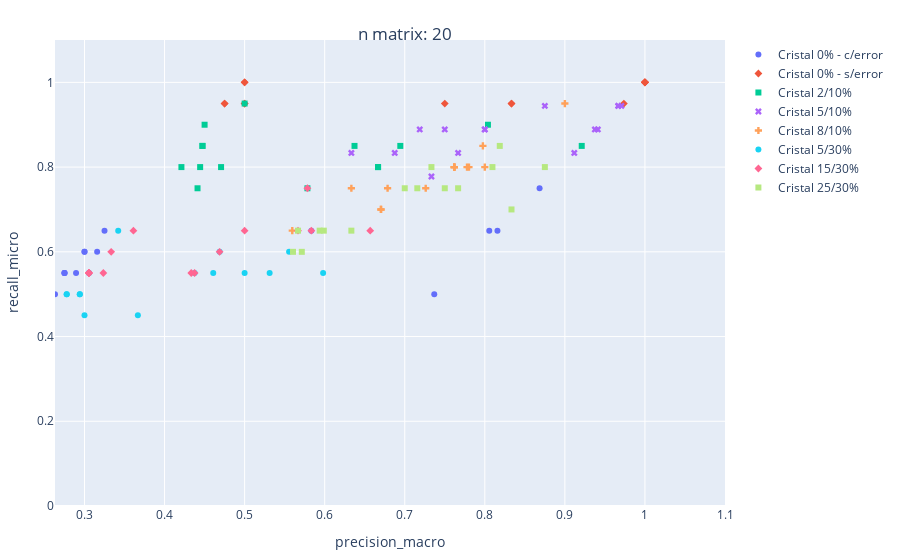
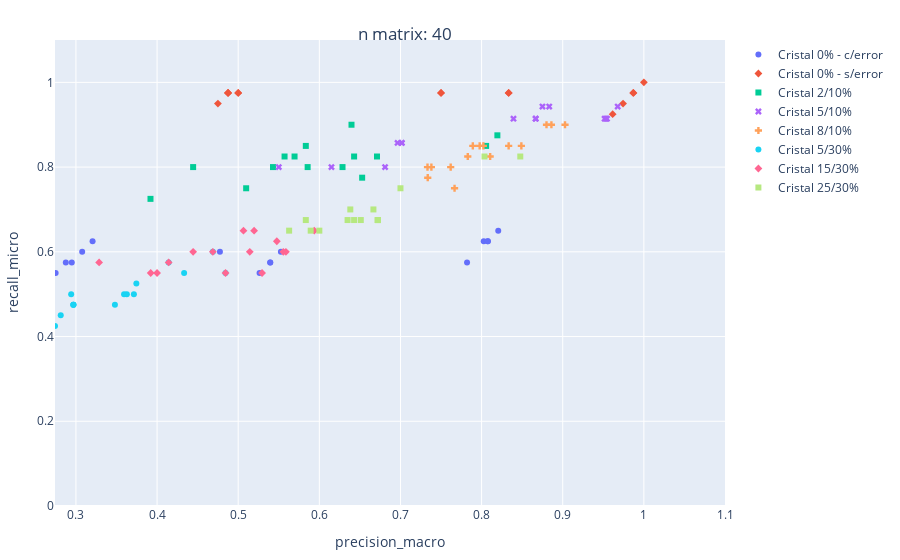
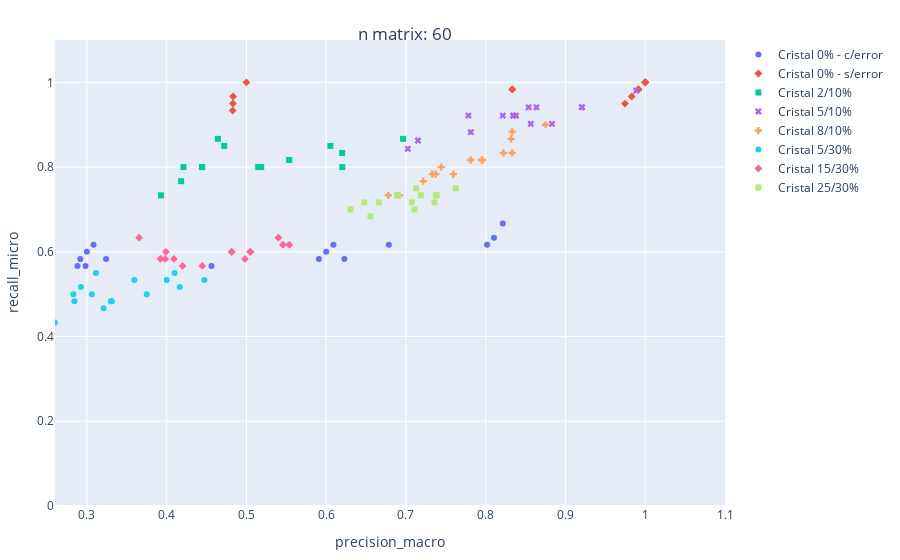
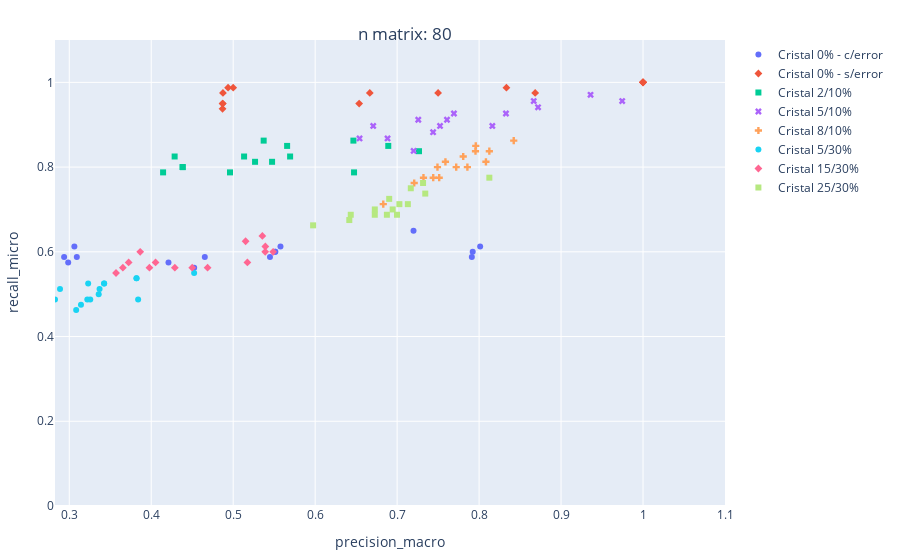

Source (notebook cell) for these figures, in order:
### Code cell
metrics_to_compute = {
    "precision":{"macro"},
    "recall": {"micro", "macro"},
    "f1":{"weighted"},
}

metrics_to_compare = [
            ("precision_macro", "recall_micro"),
            ("f1_weighted", "recall_macro")
          ]

# datos por cada amina, para algunas tengo mucho y para otras muy poco
n_samples = [20,40,60, 80]
datasets = [set_experiment(seed_confusion_matrix, labels, n_matrix_size=sample, 
                         cm_samples=15, error_prop=0.15)
           for sample in n_samples]

for metrics_tuple in metrics_to_compare: 
    for i, dataset in enumerate(datasets):
        for metric in metrics_to_compute.keys():
            for average in metrics_to_compute[metric]:
                add_metric_to(dataset, metric, average)
        scatter_plotly(dataset, metrics_tuple[0], 
                       metrics_tuple[1], "labels", 
                       "n matrix: {}".format(n_samples[i]))

### Figure 1 — Plotly figure (JSON) as saved in the notebook; plotly's stock layout.template omitted (floating-point values rounded to 4 significant figures)
{"data": [{"hovertemplate": "labels=Cristal 0% - c/error<br>precision_macro=%{x}<br>recall_micro=%{y}<extra></extra>", "legendgroup": "Cristal 0% - c/error", "marker": {"color": "#636efa", "symbol": "circle"}, "mode": "markers", "name": "Cristal 0% - c/error", "orientation": "v", "showlegend": true, "type": "scatter", "x": [0.3056, 0.3, 0.8158, 0.5833, 0.275, 0.2632, 0.3, 0.2895, 0.325, 0.275, 0.275, 0.3158, 0.8056, 0.7368, 0.8684], "xaxis": "x", "y": [0.55, 0.6, 0.65, 0.65, 0.55, 0.5, 0.6, 0.55, 0.65, 0.55, 0.55, 0.6, 0.65, 0.5, 0.75], "yaxis": "y"}, {"hovertemplate": "labels=Cristal 0% - s/error<br>precision_macro=%{x}<br>recall_micro=%{y}<extra></extra>", "legendgroup": "Cristal 0% - s/error", "marker": {"color": "#EF553B", "symbol": "diamond"}, "mode": "markers", "name": "Cristal 0% - s/error", "orientation": "v", "showlegend": true, "type": "scatter", "x": [0.5, 1, 0.5, 0.475, 1, 0.475, 1, 0.9737, 1, 0.75, 0.8333, 0.5, 0.8333, 0.5, 1], "xaxis": "x", "y": [0.95, 1, 1, 0.95, 1, 0.95, 1, 0.95, 1, 0.95, 0.95, 1, 0.95, 0.95, 1], "yaxis": "y"}, {"hovertemplate": "labels=Cristal 2/10%<br>precision_macro=%{x}<br>recall_micro=%{y}<extra></extra>", "legendgroup": "Cristal 2/10%", "marker": {"color": "#00cc96", "symbol": "square"}, "mode": "markers", "name": "Cristal 2/10%", "orientation": "v", "showlegend": true, "type": "scatter", "x": [0.6944, 0.9211, 0.4706, 0.4474, 0.6667, 0.4444, 0.4474, 0.6667, 0.5784, 0.45, 0.4211, 0.5, 0.6373, 0.8039, 0.4412], "xaxis": "x", "y": [0.85, 0.85, 0.8, 0.85, 0.8, 0.8, 0.85, 0.8, 0.75, 0.9, 0.8, 0.95, 0.85, 0.9, 0.75], "yaxis": "y"}, {"hovertemplate": "labels=Cristal 5/10%<br>precision_macro=%{x}<br>recall_micro=%{y}<extra></extra>", "legendgroup": "Cristal 5/10%", "marker": {"color": "#ab63fa", "symbol": "x"}, "mode": "markers", "name": "Cristal 5/10%", "orientation": "v", "showlegend": true, "type": "scatter", "x": [0.7333, 0.6333, 0.9667, 0.9412, 0.8, 0.875, 0.75, 0.9118, 0.9706, 0.8, 0.9667, 0.6875, 0.7188, 0.9375, 0.7667], "xaxis": "x", "y": [0.7778, 0.8333, 0.9444, 0.8889, 0.8889, 0.9444, 0.8889, 0.8333, 0.9444, 0.8889, 0.9444, 0.8333, 0.8889, 0.8889, 0.8333], "yaxis": "y"}, {"hovertemplate": "labels=Cristal 8/10%<br>precision_macro=%{x}<br>recall_micro=%{y}<extra></extra>", "legendgroup": "Cristal 8/10%", "marker": {"color": "#FFA15A", "symbol": "cross"}, "mode": "markers", "name": "Cristal 8/10%", "orientation": "v", "showlegend": true, "type": "scatter", "x": [0.7802, 0.6333, 0.6786, 0.8, 0.7619, 0.7778, 0.7619, 0.6703, 0.7976, 0.7262, 0.5595, 0.7619, 0.7619, 0.6703, 0.9], "xaxis": "x", "y": [0.8, 0.75, 0.75, 0.8, 0.8, 0.8, 0.8, 0.7, 0.85, 0.75, 0.65, 0.8, 0.8, 0.7, 0.95], "yaxis": "y"}, {"hovertemplate": "labels=Cristal 5/30%<br>precision_macro=%{x}<br>recall_micro=%{y}<extra></extra>", "legendgroup": "Cristal 5/30%", "marker": {"color": "#19d3f3", "symbol": "circle"}, "mode": "markers", "name": "Cristal 5/30%", "orientation": "v", "showlegend": true, "type": "scatter", "x": [0.5, 0.3056, 0.5556, 0.2778, 0.5312, 0.2941, 0.3, 0.4688, 0.598, 0.3667, 0.2778, 0.4375, 0.3421, 0.2941, 0.4608], "xaxis": "x", "y": [0.55, 0.55, 0.6, 0.5, 0.55, 0.5, 0.45, 0.6, 0.55, 0.45, 0.5, 0.55, 0.65, 0.5, 0.55], "yaxis": "y"}, {"hovertemplate": "labels=Cristal 15/30%<br>precision_macro=%{x}<br>recall_micro=%{y}<extra></extra>", "legendgroup": "Cristal 15/30%", "marker": {"color": "#FF6692", "symbol": "diamond"}, "mode": "markers", "name": "Cristal 15/30%", "orientation": "v", "showlegend": true, "type": "scatter", "x": [0.3056, 0.4333, 0.4688, 0.3056, 0.5, 0.3333, 0.5833, 0.6569, 0.5667, 0.4375, 0.3056, 0.3611, 0.3235, 0.3056, 0.5784], "xaxis": "x", "y": [0.55, 0.55, 0.6, 0.55, 0.65, 0.6, 0.65, 0.65, 0.65, 0.55, 0.55, 0.65, 0.55, 0.55, 0.75], "yaxis": "y"}, {"hovertemplate": "labels=Cristal 25/30%<br>precision_macro=%{x}<br>recall_micro=%{y}<extra></extra>", "legendgroup": "Cristal 25/30%", "marker": {"color": "#B6E880", "symbol": "square"}, "mode": "markers", "name": "Cristal 25/30%", "orientation": "v", "showlegend": true, "type": "scatter", "x": [0.7667, 0.7333, 0.8187, 0.75, 0.8333, 0.5714, 0.7, 0.8095, 0.5938, 0.5989, 0.7157, 0.5604, 0.875, 0.5667, 0.6333], "xaxis": "x", "y": [0.75, 0.8, 0.85, 0.75, 0.7, 0.6, 0.75, 0.8, 0.65, 0.65, 0.75, 0.6, 0.8, 0.65, 0.65], "yaxis": "y"}], "layout": {"legend": {"title": {"text": ""}, "tracegroupgap": 0}, "margin": {"b": 20, "l": 20, "r": 20, "t": 40}, "title": {"text": "n matrix: 20", "x": 0.45, "y": 0.95, "yanchor": "top"}, "xaxis": {"anchor": "y", "domain": [0, 1], "range": [0.2632, 1.1], "title": {"text": "precision_macro"}}, "yaxis": {"anchor": "x", "domain": [0, 1], "range": [0, 1.1], "title": {"text": "recall_micro"}}}}

### Figure 2 — Plotly figure (JSON) as saved in the notebook; plotly's stock layout.template omitted (floating-point values rounded to 4 significant figures)
{"data": [{"hovertemplate": "labels=Cristal 0% - c/error<br>precision_macro=%{x}<br>recall_micro=%{y}<extra></extra>", "legendgroup": "Cristal 0% - c/error", "marker": {"color": "#636efa", "symbol": "circle"}, "mode": "markers", "name": "Cristal 0% - c/error", "orientation": "v", "showlegend": true, "type": "scatter", "x": [0.8026, 0.8077, 0.5395, 0.2875, 0.3077, 0.5395, 0.5526, 0.3205, 0.7821, 0.275, 0.2949, 0.5263, 0.8205, 0.4775, 0.8077], "xaxis": "x", "y": [0.625, 0.625, 0.575, 0.575, 0.6, 0.575, 0.6, 0.625, 0.575, 0.55, 0.575, 0.55, 0.65, 0.6, 0.625], "yaxis": "y"}, {"hovertemplate": "labels=Cristal 0% - s/error<br>precision_macro=%{x}<br>recall_micro=%{y}<extra></extra>", "legendgroup": "Cristal 0% - s/error", "marker": {"color": "#EF553B", "symbol": "diamond"}, "mode": "markers", "name": "Cristal 0% - s/error", "orientation": "v", "showlegend": true, "type": "scatter", "x": [1, 0.75, 0.9872, 0.4875, 0.5, 0.9615, 0.9744, 0.9868, 0.75, 0.8333, 0.475, 0.4875, 0.5, 0.4875, 0.8333], "xaxis": "x", "y": [1, 0.975, 0.975, 0.975, 0.975, 0.925, 0.95, 0.975, 0.975, 0.975, 0.95, 0.975, 0.975, 0.975, 0.975], "yaxis": "y"}, {"hovertemplate": "labels=Cristal 2/10%<br>precision_macro=%{x}<br>recall_micro=%{y}<extra></extra>", "legendgroup": "Cristal 2/10%", "marker": {"color": "#00cc96", "symbol": "square"}, "mode": "markers", "name": "Cristal 2/10%", "orientation": "v", "showlegend": true, "type": "scatter", "x": [0.5833, 0.5098, 0.6429, 0.4444, 0.5694, 0.6286, 0.6711, 0.5571, 0.6528, 0.5856, 0.8056, 0.5429, 0.3919, 0.6396, 0.8194], "xaxis": "x", "y": [0.85, 0.75, 0.825, 0.8, 0.825, 0.8, 0.825, 0.825, 0.775, 0.8, 0.85, 0.8, 0.725, 0.9, 0.875], "yaxis": "y"}, {"hovertemplate": "labels=Cristal 5/10%<br>precision_macro=%{x}<br>recall_micro=%{y}<extra></extra>", "legendgroup": "Cristal 5/10%", "marker": {"color": "#ab63fa", "symbol": "x"}, "mode": "markers", "name": "Cristal 5/10%", "orientation": "v", "showlegend": true, "type": "scatter", "x": [0.875, 0.681, 0.8833, 0.8393, 0.8667, 0.9531, 0.9516, 0.7016, 0.7016, 0.6149, 0.9545, 0.8667, 0.9677, 0.6964, 0.55], "xaxis": "x", "y": [0.9429, 0.8, 0.9429, 0.9143, 0.9143, 0.9143, 0.9143, 0.8571, 0.8571, 0.8, 0.9143, 0.9143, 0.9429, 0.8571, 0.8], "yaxis": "y"}, {"hovertemplate": "labels=Cristal 8/10%<br>precision_macro=%{x}<br>recall_micro=%{y}<extra></extra>", "legendgroup": "Cristal 8/10%", "marker": {"color": "#FFA15A", "symbol": "cross"}, "mode": "markers", "name": "Cristal 8/10%", "orientation": "v", "showlegend": true, "type": "scatter", "x": [0.7336, 0.9028, 0.7667, 0.8333, 0.7892, 0.7619, 0.849, 0.7976, 0.783, 0.88, 0.8105, 0.7333, 0.886, 0.7381, 0.8022], "xaxis": "x", "y": [0.775, 0.9, 0.75, 0.85, 0.85, 0.8, 0.85, 0.85, 0.825, 0.9, 0.825, 0.8, 0.9, 0.8, 0.85], "yaxis": "y"}, {"hovertemplate": "labels=Cristal 5/30%<br>precision_macro=%{x}<br>recall_micro=%{y}<extra></extra>", "legendgroup": "Cristal 5/30%", "marker": {"color": "#19d3f3", "symbol": "circle"}, "mode": "markers", "name": "Cristal 5/30%", "orientation": "v", "showlegend": true, "type": "scatter", "x": [0.4844, 0.4333, 0.2941, 0.4143, 0.2812, 0.2969, 0.3627, 0.4688, 0.3593, 0.3714, 0.2742, 0.2969, 0.2969, 0.3745, 0.348], "xaxis": "x", "y": [0.55, 0.55, 0.5, 0.575, 0.45, 0.475, 0.5, 0.6, 0.5, 0.5, 0.425, 0.475, 0.475, 0.525, 0.475], "yaxis": "y"}, {"hovertemplate": "labels=Cristal 15/30%<br>precision_macro=%{x}<br>recall_micro=%{y}<extra></extra>", "legendgroup": "Cristal 15/30%", "marker": {"color": "#FF6692", "symbol": "diamond"}, "mode": "markers", "name": "Cristal 15/30%", "orientation": "v", "showlegend": true, "type": "scatter", "x": [0.4688, 0.4, 0.5556, 0.5196, 0.4844, 0.4143, 0.5294, 0.5143, 0.4444, 0.5588, 0.3922, 0.5938, 0.3286, 0.5065, 0.5476], "xaxis": "x", "y": [0.6, 0.55, 0.6, 0.65, 0.55, 0.575, 0.55, 0.6, 0.6, 0.6, 0.55, 0.65, 0.575, 0.65, 0.625], "yaxis": "y"}, {"hovertemplate": "labels=Cristal 25/30%<br>precision_macro=%{x}<br>recall_micro=%{y}<extra></extra>", "legendgroup": "Cristal 25/30%", "marker": {"color": "#B6E880", "symbol": "square"}, "mode": "markers", "name": "Cristal 25/30%", "orientation": "v", "showlegend": true, "type": "scatter", "x": [0.5628, 0.672, 0.6667, 0.672, 0.5833, 0.7, 0.8477, 0.5893, 0.6, 0.6382, 0.6511, 0.8036, 0.672, 0.6348, 0.6429], "xaxis": "x", "y": [0.65, 0.675, 0.7, 0.675, 0.675, 0.75, 0.825, 0.65, 0.65, 0.7, 0.675, 0.825, 0.675, 0.675, 0.675], "yaxis": "y"}], "layout": {"legend": {"title": {"text": ""}, "tracegroupgap": 0}, "margin": {"b": 20, "l": 20, "r": 20, "t": 40}, "title": {"text": "n matrix: 40", "x": 0.45, "y": 0.95, "yanchor": "top"}, "xaxis": {"anchor": "y", "domain": [0, 1], "range": [0.2742, 1.1], "title": {"text": "precision_macro"}}, "yaxis": {"anchor": "x", "domain": [0, 1], "range": [0, 1.1], "title": {"text": "recall_micro"}}}}

### Figure 3 — Plotly figure (JSON) as saved in the notebook; plotly's stock layout.template omitted (floating-point values rounded to 4 significant figures)
{"data": [{"hovertemplate": "labels=Cristal 0% - c/error<br>precision_macro=%{x}<br>recall_micro=%{y}<extra></extra>", "legendgroup": "Cristal 0% - c/error", "marker": {"color": "#636efa", "symbol": "circle"}, "mode": "markers", "name": "Cristal 0% - c/error", "orientation": "v", "showlegend": true, "type": "scatter", "x": [0.6786, 0.2917, 0.6228, 0.2881, 0.5909, 0.2982, 0.3241, 0.8017, 0.8214, 0.4561, 0.6091, 0.3083, 0.8103, 0.3, 0.6], "xaxis": "x", "y": [0.6167, 0.5833, 0.5833, 0.5667, 0.5833, 0.5667, 0.5833, 0.6167, 0.6667, 0.5667, 0.6167, 0.6167, 0.6333, 0.6, 0.6], "yaxis": "y"}, {"hovertemplate": "labels=Cristal 0% - s/error<br>precision_macro=%{x}<br>recall_micro=%{y}<extra></extra>", "legendgroup": "Cristal 0% - s/error", "marker": {"color": "#EF553B", "symbol": "diamond"}, "mode": "markers", "name": "Cristal 0% - s/error", "orientation": "v", "showlegend": true, "type": "scatter", "x": [0.9915, 0.4828, 0.9915, 0.5, 1, 0.4831, 1, 0.9831, 0.8333, 0.9746, 0.8333, 0.9912, 1, 0.4833, 1], "xaxis": "x", "y": [0.9833, 0.9333, 0.9833, 1, 1, 0.95, 1, 0.9667, 0.9833, 0.95, 0.9833, 0.9833, 1, 0.9667, 1], "yaxis": "y"}, {"hovertemplate": "labels=Cristal 2/10%<br>precision_macro=%{x}<br>recall_micro=%{y}<extra></extra>", "legendgroup": "Cristal 2/10%", "marker": {"color": "#00cc96", "symbol": "square"}, "mode": "markers", "name": "Cristal 2/10%", "orientation": "v", "showlegend": true, "type": "scatter", "x": [0.6202, 0.6053, 0.4722, 0.5185, 0.5536, 0.4444, 0.4444, 0.62, 0.5148, 0.3929, 0.4643, 0.4211, 0.5536, 0.6964, 0.4182], "xaxis": "x", "y": [0.8, 0.85, 0.85, 0.8, 0.8167, 0.8, 0.8, 0.8333, 0.8, 0.7333, 0.8667, 0.8, 0.8167, 0.8667, 0.7667], "yaxis": "y"}, {"hovertemplate": "labels=Cristal 5/10%<br>precision_macro=%{x}<br>recall_micro=%{y}<extra></extra>", "legendgroup": "Cristal 5/10%", "marker": {"color": "#ab63fa", "symbol": "x"}, "mode": "markers", "name": "Cristal 5/10%", "orientation": "v", "showlegend": true, "type": "scatter", "x": [0.8344, 0.7812, 0.8537, 0.8831, 0.9889, 0.8344, 0.8378, 0.9206, 0.8565, 0.7151, 0.8214, 0.7783, 0.8636, 0.9206, 0.7023], "xaxis": "x", "y": [0.9216, 0.8824, 0.9412, 0.902, 0.9804, 0.9216, 0.9216, 0.9412, 0.902, 0.8627, 0.9216, 0.9216, 0.9412, 0.9412, 0.8431], "yaxis": "y"}, {"hovertemplate": "labels=Cristal 8/10%<br>precision_macro=%{x}<br>recall_micro=%{y}<extra></extra>", "legendgroup": "Cristal 8/10%", "marker": {"color": "#FFA15A", "symbol": "cross"}, "mode": "markers", "name": "Cristal 8/10%", "orientation": "v", "showlegend": true, "type": "scatter", "x": [0.7443, 0.6778, 0.733, 0.7216, 0.8333, 0.7593, 0.7955, 0.7375, 0.8333, 0.8222, 0.7953, 0.8318, 0.875, 0.6919, 0.7811], "xaxis": "x", "y": [0.8, 0.7333, 0.7833, 0.7667, 0.8333, 0.7833, 0.8167, 0.7833, 0.8833, 0.8333, 0.8167, 0.8667, 0.9, 0.7333, 0.8167], "yaxis": "y"}, {"hovertemplate": "labels=Cristal 5/30%<br>precision_macro=%{x}<br>recall_micro=%{y}<extra></extra>", "legendgroup": "Cristal 5/30%", "marker": {"color": "#19d3f3", "symbol": "circle"}, "mode": "markers", "name": "Cristal 5/30%", "orientation": "v", "showlegend": true, "type": "scatter", "x": [0.3595, 0.2925, 0.2843, 0.3312, 0.4472, 0.375, 0.3061, 0.3113, 0.4, 0.41, 0.33, 0.26, 0.321, 0.283, 0.4164], "xaxis": "x", "y": [0.5333, 0.5167, 0.4833, 0.4833, 0.5333, 0.5, 0.5, 0.55, 0.5333, 0.55, 0.4833, 0.4333, 0.4667, 0.5, 0.5167], "yaxis": "y"}, {"hovertemplate": "labels=Cristal 15/30%<br>precision_macro=%{x}<br>recall_micro=%{y}<extra></extra>", "legendgroup": "Cristal 15/30%", "marker": {"color": "#FF6692", "symbol": "diamond"}, "mode": "markers", "name": "Cristal 15/30%", "orientation": "v", "showlegend": true, "type": "scatter", "x": [0.5048, 0.5048, 0.3922, 0.5538, 0.3981, 0.4815, 0.4447, 0.4981, 0.42, 0.399, 0.5458, 0.54, 0.4815, 0.3654, 0.4091], "xaxis": "x", "y": [0.6, 0.6, 0.5833, 0.6167, 0.5833, 0.6, 0.5667, 0.5833, 0.5667, 0.6, 0.6167, 0.6333, 0.6, 0.6333, 0.5833], "yaxis": "y"}, {"hovertemplate": "labels=Cristal 25/30%<br>precision_macro=%{x}<br>recall_micro=%{y}<extra></extra>", "legendgroup": "Cristal 25/30%", "marker": {"color": "#B6E880", "symbol": "square"}, "mode": "markers", "name": "Cristal 25/30%", "orientation": "v", "showlegend": true, "type": "scatter", "x": [0.7106, 0.6895, 0.7188, 0.6661, 0.6889, 0.7357, 0.7375, 0.6556, 0.7386, 0.6477, 0.6895, 0.7127, 0.7074, 0.6304, 0.7624], "xaxis": "x", "y": [0.7, 0.7333, 0.7333, 0.7167, 0.7333, 0.7167, 0.7333, 0.6833, 0.7333, 0.7167, 0.7333, 0.75, 0.7167, 0.7, 0.75], "yaxis": "y"}], "layout": {"legend": {"title": {"text": ""}, "tracegroupgap": 0}, "margin": {"b": 20, "l": 20, "r": 20, "t": 40}, "title": {"text": "n matrix: 60", "x": 0.45, "y": 0.95, "yanchor": "top"}, "xaxis": {"anchor": "y", "domain": [0, 1], "range": [0.26, 1.1], "title": {"text": "precision_macro"}}, "yaxis": {"anchor": "x", "domain": [0, 1], "range": [0, 1.1], "title": {"text": "recall_micro"}}}}

### Figure 4 — Plotly figure (JSON) as saved in the notebook; plotly's stock layout.template omitted (floating-point values rounded to 4 significant figures)
{"data": [{"hovertemplate": "labels=Cristal 0% - c/error<br>precision_macro=%{x}<br>recall_micro=%{y}<extra></extra>", "legendgroup": "Cristal 0% - c/error", "marker": {"color": "#636efa", "symbol": "circle"}, "mode": "markers", "name": "Cristal 0% - c/error", "orientation": "v", "showlegend": true, "type": "scatter", "x": [0.5577, 0.5513, 0.7922, 0.4524, 0.3063, 0.2938, 0.4211, 0.3092, 0.5513, 0.8013, 0.72, 0.2987, 0.4654, 0.5449, 0.7911], "xaxis": "x", "y": [0.6125, 0.6, 0.6, 0.5625, 0.6125, 0.5875, 0.575, 0.5875, 0.6, 0.6125, 0.65, 0.575, 0.5875, 0.5875, 0.5875], "yaxis": "y"}, {"hovertemplate": "labels=Cristal 0% - s/error<br>precision_macro=%{x}<br>recall_micro=%{y}<extra></extra>", "legendgroup": "Cristal 0% - s/error", "marker": {"color": "#EF553B", "symbol": "diamond"}, "mode": "markers", "name": "Cristal 0% - s/error", "orientation": "v", "showlegend": true, "type": "scatter", "x": [0.6667, 0.6537, 0.75, 0.8684, 0.4872, 1, 0.5, 1, 0.487, 0.4872, 1, 0.8333, 1, 0.4938, 0.4875], "xaxis": "x", "y": [0.975, 0.95, 0.975, 0.975, 0.95, 1, 0.9875, 1, 0.9375, 0.95, 1, 0.9875, 1, 0.9875, 0.975], "yaxis": "y"}, {"hovertemplate": "labels=Cristal 2/10%<br>precision_macro=%{x}<br>recall_micro=%{y}<extra></extra>", "legendgroup": "Cristal 2/10%", "marker": {"color": "#00cc96", "symbol": "square"}, "mode": "markers", "name": "Cristal 2/10%", "orientation": "v", "showlegend": true, "type": "scatter", "x": [0.4384, 0.5133, 0.5372, 0.4286, 0.5658, 0.6892, 0.4961, 0.6467, 0.6474, 0.5267, 0.5474, 0.4384, 0.7267, 0.4145, 0.5694], "xaxis": "x", "y": [0.8, 0.825, 0.8625, 0.825, 0.85, 0.85, 0.7875, 0.8625, 0.7875, 0.8125, 0.8125, 0.8, 0.8375, 0.7875, 0.825], "yaxis": "y"}, {"hovertemplate": "labels=Cristal 5/10%<br>precision_macro=%{x}<br>recall_micro=%{y}<extra></extra>", "legendgroup": "Cristal 5/10%", "marker": {"color": "#ab63fa", "symbol": "x"}, "mode": "markers", "name": "Cristal 5/10%", "orientation": "v", "showlegend": true, "type": "scatter", "x": [0.7439, 0.8328, 0.8719, 0.8162, 0.7693, 0.7524, 0.6542, 0.7201, 0.6883, 0.7258, 0.9746, 0.936, 0.8667, 0.6708, 0.7608], "xaxis": "x", "y": [0.8824, 0.9265, 0.9412, 0.8971, 0.9265, 0.8971, 0.8676, 0.8382, 0.8676, 0.9118, 0.9559, 0.9706, 0.9559, 0.8971, 0.9118], "yaxis": "y"}, {"hovertemplate": "labels=Cristal 8/10%<br>precision_macro=%{x}<br>recall_micro=%{y}<extra></extra>", "legendgroup": "Cristal 8/10%", "marker": {"color": "#FFA15A", "symbol": "cross"}, "mode": "markers", "name": "Cristal 8/10%", "orientation": "v", "showlegend": true, "type": "scatter", "x": [0.7956, 0.7492, 0.7513, 0.8125, 0.7806, 0.7959, 0.6831, 0.7857, 0.7208, 0.8423, 0.7589, 0.7321, 0.744, 0.8083, 0.7721], "xaxis": "x", "y": [0.8375, 0.8, 0.775, 0.8375, 0.825, 0.85, 0.7125, 0.8, 0.7625, 0.8625, 0.8125, 0.775, 0.775, 0.8125, 0.8], "yaxis": "y"}, {"hovertemplate": "labels=Cristal 5/30%<br>precision_macro=%{x}<br>recall_micro=%{y}<extra></extra>", "legendgroup": "Cristal 5/30%", "marker": {"color": "#19d3f3", "symbol": "circle"}, "mode": "markers", "name": "Cristal 5/30%", "orientation": "v", "showlegend": true, "type": "scatter", "x": [0.3256, 0.384, 0.4524, 0.2826, 0.3084, 0.382, 0.322, 0.3359, 0.382, 0.3143, 0.2887, 0.3426, 0.3426, 0.3231, 0.337], "xaxis": "x", "y": [0.4875, 0.4875, 0.55, 0.4875, 0.4625, 0.5375, 0.4875, 0.5, 0.5375, 0.475, 0.5125, 0.525, 0.525, 0.525, 0.5125], "yaxis": "y"}, {"hovertemplate": "labels=Cristal 15/30%<br>precision_macro=%{x}<br>recall_micro=%{y}<extra></extra>", "legendgroup": "Cristal 15/30%", "marker": {"color": "#FF6692", "symbol": "diamond"}, "mode": "markers", "name": "Cristal 15/30%", "orientation": "v", "showlegend": true, "type": "scatter", "x": [0.4288, 0.357, 0.5392, 0.3865, 0.3725, 0.5173, 0.5152, 0.5356, 0.5391, 0.3654, 0.4053, 0.3978, 0.5487, 0.45, 0.4688], "xaxis": "x", "y": [0.5625, 0.55, 0.6125, 0.6, 0.575, 0.575, 0.625, 0.6375, 0.6, 0.5625, 0.575, 0.5625, 0.6, 0.5625, 0.5625], "yaxis": "y"}, {"hovertemplate": "labels=Cristal 25/30%<br>precision_macro=%{x}<br>recall_micro=%{y}<extra></extra>", "legendgroup": "Cristal 25/30%", "marker": {"color": "#B6E880", "symbol": "square"}, "mode": "markers", "name": "Cristal 25/30%", "orientation": "v", "showlegend": true, "type": "scatter", "x": [0.6727, 0.6998, 0.6728, 0.7028, 0.7167, 0.6903, 0.6946, 0.7131, 0.7343, 0.6434, 0.8125, 0.7316, 0.6875, 0.6416, 0.5975], "xaxis": "x", "y": [0.6875, 0.6875, 0.7, 0.7125, 0.75, 0.725, 0.7, 0.7125, 0.7375, 0.6875, 0.775, 0.7625, 0.6875, 0.675, 0.6625], "yaxis": "y"}], "layout": {"legend": {"title": {"text": ""}, "tracegroupgap": 0}, "margin": {"b": 20, "l": 20, "r": 20, "t": 40}, "title": {"text": "n matrix: 80", "x": 0.45, "y": 0.95, "yanchor": "top"}, "xaxis": {"anchor": "y", "domain": [0, 1], "range": [0.2826, 1.1], "title": {"text": "precision_macro"}}, "yaxis": {"anchor": "x", "domain": [0, 1], "range": [0, 1.1], "title": {"text": "recall_micro"}}}}
